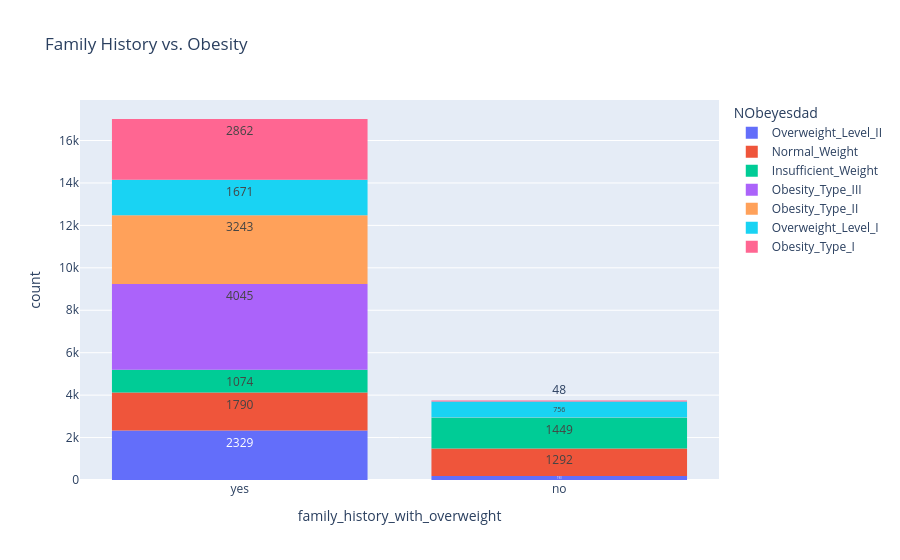

Notebook code for this chart:
### Code cell
px.histogram(df,x="family_history_with_overweight",title="Family History vs. Obesity",color="NObeyesdad",text_auto=True)

### Figure 1 — Plotly figure (JSON) as saved in the notebook; plotly's stock layout.template omitted (floating-point values rounded to 4 significant figures; data arrays with more than 128 entries replaced by an {"elided": "..."} marker saying what was removed)
{"data": [{"bingroup": "x", "hovertemplate": "NObeyesdad=Overweight_Level_II<br>family_history_with_overweight=%{x}<br>count=%{y}<extra></extra>", "legendgroup": "Overweight_Level_II", "marker": {"color": "#636efa", "pattern": {"shape": ""}}, "name": "Overweight_Level_II", "orientation": "v", "showlegend": true, "texttemplate": "%{value}", "type": "histogram", "x": {"elided": "2522 str values"}, "xaxis": "x", "yaxis": "y"}, {"bingroup": "x", "hovertemplate": "NObeyesdad=Normal_Weight<br>family_history_with_overweight=%{x}<br>count=%{y}<extra></extra>", "legendgroup": "Normal_Weight", "marker": {"color": "#EF553B", "pattern": {"shape": ""}}, "name": "Normal_Weight", "orientation": "v", "showlegend": true, "texttemplate": "%{value}", "type": "histogram", "x": {"elided": "3082 str values"}, "xaxis": "x", "yaxis": "y"}, {"bingroup": "x", "hovertemplate": "NObeyesdad=Insufficient_Weight<br>family_history_with_overweight=%{x}<br>count=%{y}<extra></extra>", "legendgroup": "Insufficient_Weight", "marker": {"color": "#00cc96", "pattern": {"shape": ""}}, "name": "Insufficient_Weight", "orientation": "v", "showlegend": true, "texttemplate": "%{value}", "type": "histogram", "x": {"elided": "2523 str values"}, "xaxis": "x", "yaxis": "y"}, {"bingroup": "x", "hovertemplate": "NObeyesdad=Obesity_Type_III<br>family_history_with_overweight=%{x}<br>count=%{y}<extra></extra>", "legendgroup": "Obesity_Type_III", "marker": {"color": "#ab63fa", "pattern": {"shape": ""}}, "name": "Obesity_Type_III", "orientation": "v", "showlegend": true, "texttemplate": "%{value}", "type": "histogram", "x": {"elided": "4046 str values"}, "xaxis": "x", "yaxis": "y"}, {"bingroup": "x", "hovertemplate": "NObeyesdad=Obesity_Type_II<br>family_history_with_overweight=%{x}<br>count=%{y}<extra></extra>", "legendgroup": "Obesity_Type_II", "marker": {"color": "#FFA15A", "pattern": {"shape": ""}}, "name": "Obesity_Type_II", "orientation": "v", "showlegend": true, "texttemplate": "%{value}", "type": "histogram", "x": {"elided": "3248 str values"}, "xaxis": "x", "yaxis": "y"}, {"bingroup": "x", "hovertemplate": "NObeyesdad=Overweight_Level_I<br>family_history_with_overweight=%{x}<br>count=%{y}<extra></extra>", "legendgroup": "Overweight_Level_I", "marker": {"color": "#19d3f3", "pattern": {"shape": ""}}, "name": "Overweight_Level_I", "orientation": "v", "showlegend": true, "texttemplate": "%{value}", "type": "histogram", "x": {"elided": "2427 str values"}, "xaxis": "x", "yaxis": "y"}, {"bingroup": "x", "hovertemplate": "NObeyesdad=Obesity_Type_I<br>family_history_with_overweight=%{x}<br>count=%{y}<extra></extra>", "legendgroup": "Obesity_Type_I", "marker": {"color": "#FF6692", "pattern": {"shape": ""}}, "name": "Obesity_Type_I", "orientation": "v", "showlegend": true, "texttemplate": "%{value}", "type": "histogram", "x": {"elided": "2910 str values"}, "xaxis": "x", "yaxis": "y"}], "layout": {"barmode": "relative", "legend": {"title": {"text": "NObeyesdad"}, "tracegroupgap": 0}, "title": {"text": "Family History vs. Obesity"}, "xaxis": {"anchor": "y", "domain": [0, 1], "title": {"text": "family_history_with_overweight"}}, "yaxis": {"anchor": "x", "domain": [0, 1], "title": {"text": "count"}}}}
